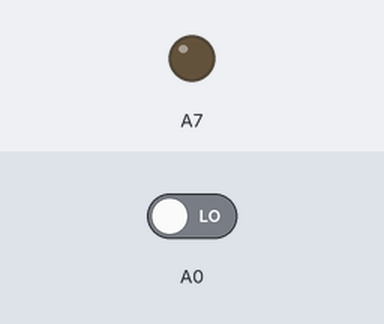
Recording of a sketch running on a simulated Arduino Mega 2560, built with avr-gcc and run on an emulated ATmega2560. Parts: output pins drawn as LEDs (lit = HIGH). Inputs (shaded band) come from the test bench; at power-on: A0 LOW.

Above: at 1.2 s.
1.3 s: A0 driven HIGH
At 2.1 s:
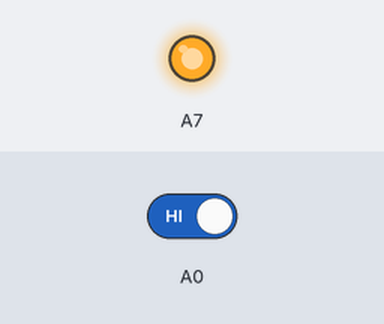
2.8 s: A0 driven LOW
At 3.7 s:
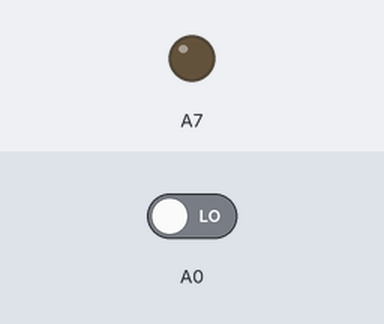
Timing chart, 0 to 5.8 s (numbered marks = the images above; inputs shaded):
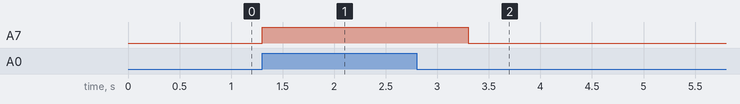

The sketch:

tx_33.ino
```cpp
#include "SerialTransfer.h"

SerialTransfer myTransfer;

void setup()
{
  pinMode(A0, INPUT);
  pinMode(A7, OUTPUT);
  Serial.begin(115200);
  Serial1.begin(115200);
  myTransfer.begin(Serial1);
}

void loop()
{
  myTransfer.txBuff[2] = "hello";
  if (digitalRead(A0) == HIGH) {
    digitalWrite(A7, HIGH);
    myTransfer.sendData(3);
    delay(1000);
  } else {
    digitalWrite(A7, LOW);
  }
}
```

Measured:
- after the input at 1.3 s, A7: LOW → HIGH at once
- after the input at 2.8 s, A7: HIGH → LOW after 0.50 s
